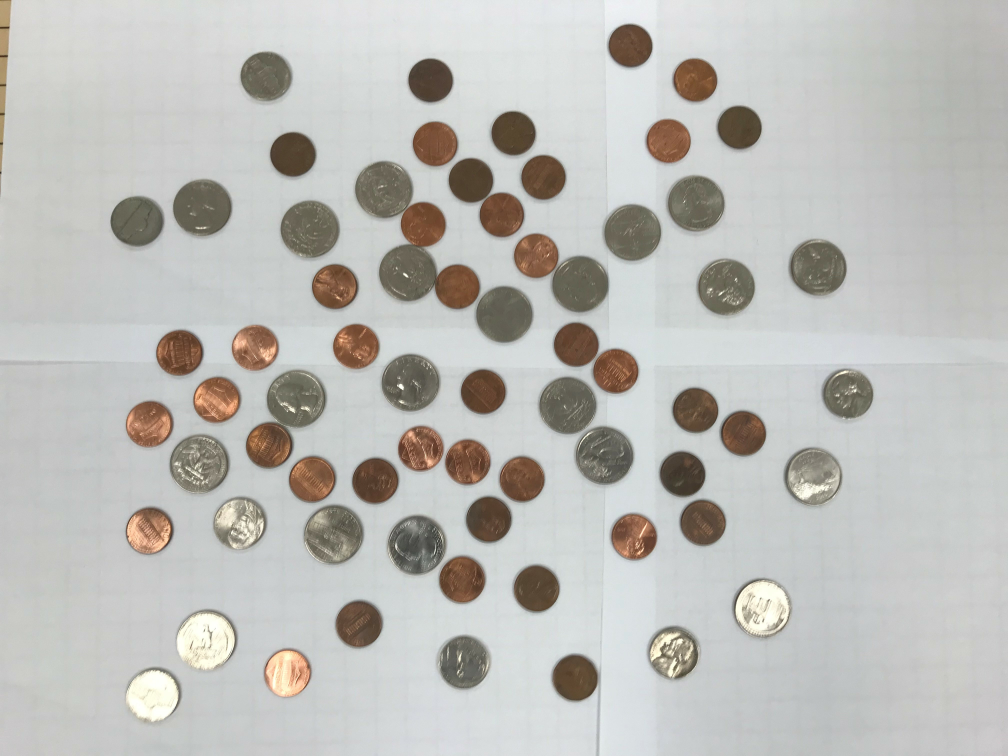
//> input picture OpenCVTest/coinsEasy3-2018__.jpg, 4032 x 3024 px (shown at 1/4 size)
$ ./Chapter3 coinsEasy3-2018__.jpg   (built with g++ and OpenCV 4)
//> lines starting //> are read from the running program, lines starting //| are printed output that depends on the picture
#include <stdio.h>
#include <iostream>
#include <opencv2/opencv.hpp>
#include <opencv2/highgui/highgui.hpp>

using namespace std;

using namespace cv;

int main(int argc, char** argv )
{
    if ( argc != 2 )
    {
        printf("usage: DisplayImage.out <Image_Path>\n");
        return -1;
    }

    Mat image = imread(argv[1], 1);
//> image is the input picture: 3024 rows x 4032 cols, CV_8UC3; mean B, G, R 184.3, 188.2, 188.7
    Mat resizedImage, croppedImage;
    if ( !image.data )
    {
        printf("No image data \n");
        return -1;
    }
    // Resize and crop
    resize(image, resizedImage, Size(100,100)); // Can use decimals instead to scale the iamge dynamically use resize(image, resizedImage, Size(),0.5,0.5);
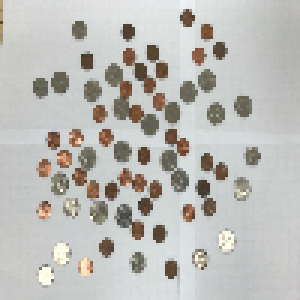
//> resizedImage: 100 rows x 100 cols, CV_8UC3 (shown 3 times larger); mean B, G, R 184.3, 188.1, 188.6

    Rect roi(10,10,100,100);
    croppedImage = image(roi);
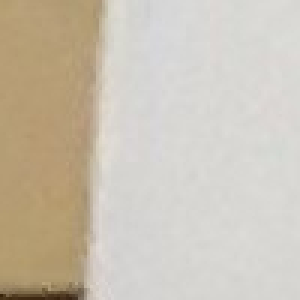
//> croppedImage: 100 rows x 100 cols, CV_8UC3 (shown 3 times larger); mean B, G, R 179.9, 194.7, 203.3

    imwrite("./resizedImage.jpg",resizedImage);
    imwrite("./croppedImage.jpg",croppedImage);

    return 0;
}
